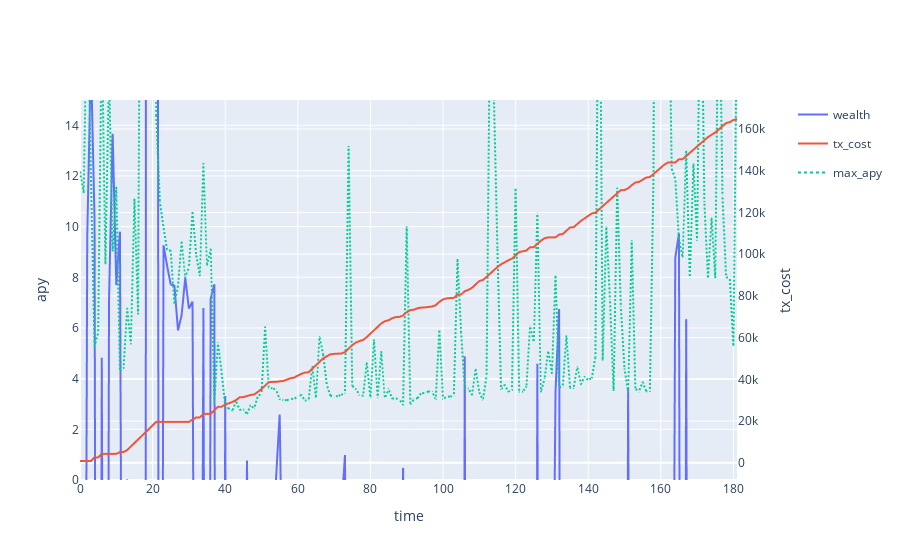

Source (notebook cell):
### Code cell
backtest['pnl']["tx_cost"].iloc[0] = 0.001
cum_tx_cost = backtest['pnl']["tx_cost"].cumsum()
apy = (backtest['pnl']['wealth'] / backtest['pnl']['wealth'].shift(1) -1)*365/1*100
max_apy = backtest['full_apy'].max(axis=1)*100
max_apy.name = 'max_apy'

subfig = make_subplots(specs=[[{"secondary_y": True}]])

# create two independent figures with px.line each containing data from multiple columns
fig = px.line(apy,render_mode="webgl",)
fig3 = px.line(max_apy, render_mode="webgl")
fig3.update_traces(line={"dash": 'dot'})
fig2 = px.line(cum_tx_cost, render_mode="webgl",)
fig2.update_traces(yaxis="y2")
subfig.add_traces(fig.data + fig2.data + fig3.data)
subfig.layout.xaxis.title = "time"
subfig.layout.yaxis.title = "apy"
subfig.layout.yaxis.range = [0, 15]
subfig.layout.yaxis2.title = "tx_cost"

# recoloring is necessary otherwise lines from fig und fig2 would share each color
# e.g. Linear-, Log- = blue; Linear+, Log+ = red... we don't want this
subfig.for_each_trace(lambda t: t.update(line=dict(color=t.marker.color)))
subfig.show()

print(filename)
apy.mean()

### Figure 1 — Plotly figure (JSON) as saved in the notebook; plotly's stock layout.template omitted (floating-point values rounded to 4 significant figures; data arrays with more than 128 entries replaced by an {"elided": "..."} marker saying what was removed)
{"data": [{"hovertemplate": "variable=wealth<br>index=%{x}<br>value=%{y}<extra></extra>", "legendgroup": "wealth", "line": {"dash": "solid"}, "marker": {"symbol": "circle"}, "mode": "lines", "name": "wealth", "showlegend": true, "type": "scattergl", "x": {"elided": "182 int values"}, "xaxis": "x", "y": {"elided": "182 float values"}, "yaxis": "y"}, {"hovertemplate": "variable=tx_cost<br>index=%{x}<br>value=%{y}<extra></extra>", "legendgroup": "tx_cost", "line": {"dash": "solid"}, "marker": {"symbol": "circle"}, "mode": "lines", "name": "tx_cost", "showlegend": true, "type": "scattergl", "x": {"elided": "182 int values"}, "xaxis": "x", "y": {"elided": "182 float values"}, "yaxis": "y2"}, {"hovertemplate": "variable=max_apy<br>index=%{x}<br>value=%{y}<extra></extra>", "legendgroup": "max_apy", "line": {"dash": "dot"}, "marker": {"symbol": "circle"}, "mode": "lines", "name": "max_apy", "showlegend": true, "type": "scattergl", "x": {"elided": "182 int values"}, "xaxis": "x", "y": {"elided": "182 float values"}, "yaxis": "y"}], "layout": {"xaxis": {"anchor": "y", "domain": [0, 0.94], "title": {"text": "time"}}, "yaxis": {"anchor": "x", "domain": [0, 1], "range": [0, 15], "title": {"text": "apy"}}, "yaxis2": {"anchor": "x", "overlaying": "y", "side": "right", "title": {"text": "tx_cost"}}}}
